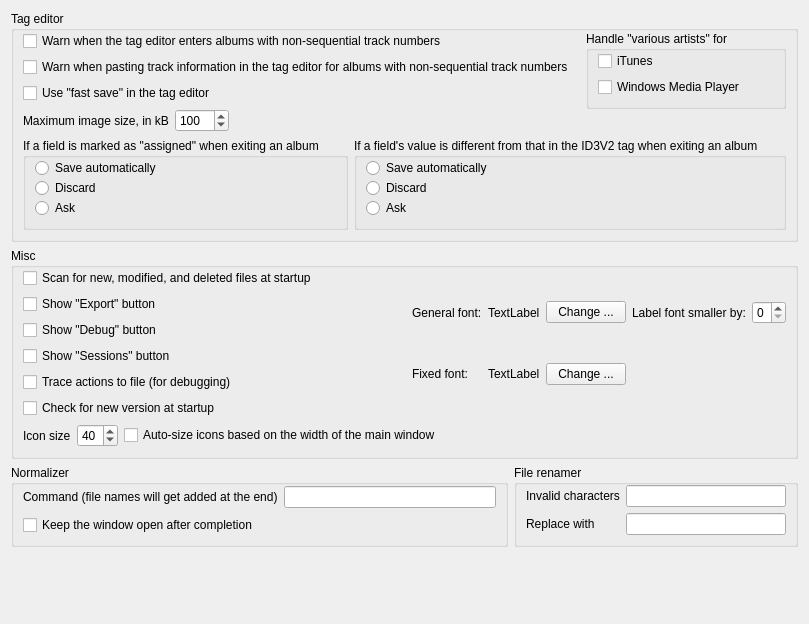
     <widget class="QWidget" name="m_pOthersW" >
      <attribute name="title" >
       <string>Others</string>
      </attribute>
      <layout class="QVBoxLayout" >
       <item>
        <widget class="QGroupBox" name="groupBox_9" >
         <property name="title" >
          <string>Tag editor</string>
         </property>
         <layout class="QVBoxLayout" >
          <property name="topMargin" >
           <number>0</number>
          </property>
          <item>
           <widget class="QWidget" native="1" name="widget_27" >
            <layout class="QHBoxLayout" >
             <property name="leftMargin" >
              <number>0</number>
             </property>
             <property name="topMargin" >
              <number>0</number>
             </property>
             <property name="rightMargin" >
              <number>0</number>
             </property>
             <property name="bottomMargin" >
              <number>0</number>
             </property>
             <item>
              <widget class="QWidget" native="1" name="widget_26" >
               <layout class="QVBoxLayout" >
                <property name="leftMargin" >
                 <number>0</number>
                </property>
                <property name="topMargin" >
                 <number>0</number>
                </property>
                <property name="rightMargin" >
                 <number>0</number>
                </property>
                <property name="bottomMargin" >
                 <number>0</number>
                </property>
                <item>
                 <widget class="QCheckBox" name="m_pWarnOnNonSeqTracksCkB" >
                  <property name="text" >
                   <string>Warn when the tag editor enters albums with non-sequential track numbers</string>
                  </property>
                 </widget>
                </item>
                <item>
                 <widget class="QCheckBox" name="m_pWarnOnPasteToNonSeqTracksCkB" >
                  <property name="text" >
                   <string>Warn when pasting track information in the tag editor for albums with non-sequential track numbers</string>
                  </property>
                 </widget>
                </item>
                <item>
                 <widget class="QCheckBox" name="m_pFastSaveCkB" >
                  <property name="text" >
                   <string>Use "fast save" in the tag editor</string>
                  </property>
                 </widget>
                </item>
                <item>
                 <widget class="QWidget" native="1" name="widget_14" >
                  <layout class="QHBoxLayout" >
                   <property name="leftMargin" >
                    <number>0</number>
                   </property>
                   <property name="topMargin" >
                    <number>0</number>
                   </property>
                   <property name="rightMargin" >
                    <number>0</number>
                   </property>
                   <property name="bottomMargin" >
                    <number>0</number>
                   </property>
                   <item>
                    <widget class="QLabel" name="label_77" >
                     <property name="text" >
                      <string>Maximum image size, in kB</string>
                     </property>
                    </widget>
                   </item>
                   <item>
                    <widget class="QSpinBox" name="m_pMaxImgSizeSB" >
                     <property name="toolTip" >
                      <string>If an image size is above this value, it will be recompressed before storing it inside MP3 files</string>
                     </property>
                     <property name="minimum" >
                      <number>5</number>
                     </property>
                     <property name="maximum" >
                      <number>1000</number>
                     </property>
                     <property name="value" >
                      <number>100</number>
                     </property>
                    </widget>
                   </item>
                   <item>
                    <spacer>
                     <property name="orientation" >
                      <enum>Qt::Horizontal</enum>
                     </property>
                     <property name="sizeHint" >
                      <size>
                       <width>40</width>
                       <height>20</height>
                      </size>
                     </property>
                    </spacer>
                   </item>
                  </layout>
                 </widget>
                </item>
               </layout>
              </widget>
             </item>
             <item>
              <layout class="QVBoxLayout" >
               <property name="spacing" >
                <number>0</number>
               </property>
               <item>
                <widget class="QGroupBox" name="m_pVarArtistsGrp" >
                 <property name="minimumSize" >
                  <size>
                   <width>200</width>
                   <height>70</height>
                  </size>
                 </property>
                 <property name="title" >
                  <string>Handle "various artists" for</string>
                 </property>
                 <layout class="QHBoxLayout" >
                  <property name="topMargin" >
                   <number>0</number>
                  </property>
                  <property name="rightMargin" >
                   <number>0</number>
                  </property>
                  <item>
                   <layout class="QVBoxLayout" >
                    <item>
                     <widget class="QCheckBox" name="m_pItunesCkB" >
                      <property name="text" >
                       <string>iTunes</string>
                      </property>
                     </widget>
                    </item>
                    <item>
                     <widget class="QCheckBox" name="m_pWmpCkB" >
                      <property name="text" >
                       <string>Windows Media Player</string>
                      </property>
                     </widget>
                    </item>
                   </layout>
                  </item>
                  <item>
                   <spacer>
                    <property name="orientation" >
                     <enum>Qt::Horizontal</enum>
                    </property>
                    <property name="sizeType" >
                     <enum>QSizePolicy::Minimum</enum>
                    </property>
                    <property name="sizeHint" >
                     <size>
                      <width>30</width>
                      <height>20</height>
                     </size>
                    </property>
                   </spacer>
                  </item>
                 </layout>
                </widget>
               </item>
               <item>
                <spacer>
                 <property name="orientation" >
                  <enum>Qt::Vertical</enum>
                 </property>
                 <property name="sizeHint" >
                  <size>
                   <width>20</width>
                   <height>2</height>
                  </size>
                 </property>
                </spacer>
               </item>
              </layout>
             </item>
            </layout>
           </widget>
          </item>
          <item>
           <widget class="QWidget" native="1" name="widget_22" >
            <layout class="QHBoxLayout" >
             <property name="leftMargin" >
              <number>0</number>
             </property>
             <property name="topMargin" >
              <number>0</number>
             </property>
             <property name="rightMargin" >
              <number>0</number>
             </property>
             <property name="bottomMargin" >
              <number>0</number>
             </property>
             <item>
              <widget class="QGroupBox" name="groupBox_21" >
               <property name="title" >
                <string>If a field is marked as "assigned" when exiting an album</string>
               </property>
               <layout class="QVBoxLayout" >
                <property name="spacing" >
                 <number>0</number>
                </property>
                <property name="topMargin" >
                 <number>0</number>
                </property>
                <item>
                 <widget class="QRadioButton" name="m_pAssgnSaveRB" >
                  <property name="text" >
                   <string>Save automatically</string>
                  </property>
                 </widget>
                </item>
                <item>
                 <widget class="QRadioButton" name="m_pAssgnDiscardRB" >
                  <property name="text" >
                   <string>Discard</string>
                  </property>
                 </widget>
                </item>
                <item>
                 <widget class="QRadioButton" name="m_pAssgnAskRB" >
                  <property name="text" >
                   <string>Ask</string>
                  </property>
                 </widget>
                </item>
               </layout>
              </widget>
             </item>
             <item>
              <widget class="QGroupBox" name="groupBox_22" >
               <property name="title" >
                <string>If a field's value is different from that in the ID3V2 tag when exiting an album</string>
               </property>
               <layout class="QVBoxLayout" >
                <property name="spacing" >
                 <number>0</number>
                </property>
                <property name="topMargin" >
                 <number>0</number>
                </property>
                <item>
                 <widget class="QRadioButton" name="m_pNonId3v2SaveRB" >
                  <property name="text" >
                   <string>Save automatically</string>
                  </property>
                 </widget>
                </item>
                <item>
                 <widget class="QRadioButton" name="m_pNonId3v2DiscardRB" >
                  <property name="text" >
                   <string>Discard</string>
                  </property>
                 </widget>
                </item>
                <item>
                 <widget class="QRadioButton" name="m_pNonId3v2AskRB" >
                  <property name="text" >
                   <string>Ask</string>
                  </property>
                 </widget>
                </item>
               </layout>
              </widget>
             </item>
            </layout>
           </widget>
          </item>
         </layout>
        </widget>
       </item>
       <item>
        <widget class="QGroupBox" name="m_pOthersMiscGrp" >
         <property name="title" >
          <string>Misc</string>
         </property>
         <layout class="QVBoxLayout" >
          <property name="topMargin" >
           <number>0</number>
          </property>
          <item>
           <layout class="QHBoxLayout" >
            <item>
             <widget class="QWidget" native="1" name="widget_13" >
              <property name="sizePolicy" >
               <sizepolicy vsizetype="Preferred" hsizetype="Expanding" >
                <horstretch>0</horstretch>
                <verstretch>0</verstretch>
               </sizepolicy>
              </property>
              <layout class="QVBoxLayout" >
               <property name="leftMargin" >
                <number>0</number>
               </property>
               <property name="topMargin" >
                <number>0</number>
               </property>
               <property name="rightMargin" >
                <number>10</number>
               </property>
               <property name="bottomMargin" >
                <number>0</number>
               </property>
               <item>
                <widget class="QCheckBox" name="m_pScanAtStartupCkB" >
                 <property name="text" >
                  <string>Scan for new, modified, and deleted files at startup</string>
                 </property>
                </widget>
               </item>
               <item>
                <widget class="QCheckBox" name="m_pShowExportCkB" >
                 <property name="text" >
                  <string>Show "Export" button</string>
                 </property>
                </widget>
               </item>
               <item>
                <widget class="QCheckBox" name="m_pShowDebugCkB" >
                 <property name="text" >
                  <string>Show "Debug" button</string>
                 </property>
                </widget>
               </item>
               <item>
                <widget class="QCheckBox" name="m_pShowSessCkB" >
                 <property name="text" >
                  <string>Show "Sessions" button</string>
                 </property>
                </widget>
               </item>
               <item>
                <widget class="QCheckBox" name="m_pTraceToFileCkB" >
                 <property name="text" >
                  <string>Trace actions to file (for debugging)</string>
                 </property>
                </widget>
               </item>
               <item>
                <widget class="QCheckBox" name="m_pCheckForUpdatesCkB" >
                 <property name="text" >
                  <string>Check for new version at startup</string>
                 </property>
                </widget>
               </item>
              </layout>
             </widget>
            </item>
            <item>
             <widget class="QWidget" native="1" name="m_pFontsW" >
              <layout class="QGridLayout" >
               <property name="leftMargin" >
                <number>0</number>
               </property>
               <property name="topMargin" >
                <number>0</number>
               </property>
               <property name="rightMargin" >
                <number>0</number>
               </property>
               <property name="bottomMargin" >
                <number>0</number>
               </property>
               <item row="0" column="0" >
                <widget class="QLabel" name="label_14" >
                 <property name="text" >
                  <string>General font:</string>
                 </property>
                </widget>
               </item>
               <item row="0" column="1" >
                <widget class="QLabel" name="m_pGeneralFontL" >
                 <property name="sizePolicy" >
                  <sizepolicy vsizetype="Preferred" hsizetype="Minimum" >
                   <horstretch>0</horstretch>
                   <verstretch>0</verstretch>
                  </sizepolicy>
                 </property>
                 <property name="text" >
                  <string>TextLabel</string>
                 </property>
                </widget>
               </item>
               <item row="0" column="2" >
                <widget class="QPushButton" name="m_pChangeGenFontB" >
                 <property name="text" >
                  <string>Change ...</string>
                 </property>
                </widget>
               </item>
               <item row="0" column="3" >
                <widget class="QLabel" name="label_18" >
                 <property name="text" >
                  <string>Label font smaller by:</string>
                 </property>
                </widget>
               </item>
               <item row="0" column="4" >
                <widget class="QSpinBox" name="m_pDecrLabelFontSB" >
                 <property name="maximum" >
                  <number>5</number>
                 </property>
                </widget>
               </item>
               <item row="1" column="0" >
                <widget class="QLabel" name="label_15" >
                 <property name="text" >
                  <string>Fixed font:</string>
                 </property>
                </widget>
               </item>
               <item row="1" column="1" >
                <widget class="QLabel" name="m_pFixedFontL" >
                 <property name="sizePolicy" >
                  <sizepolicy vsizetype="Preferred" hsizetype="Minimum" >
                   <horstretch>0</horstretch>
                   <verstretch>0</verstretch>
                  </sizepolicy>
                 </property>
                 <property name="text" >
                  <string>TextLabel</string>
                 </property>
                </widget>
               </item>
               <item row="1" column="2" >
                <widget class="QPushButton" name="m_pChangeFixedFontB" >
                 <property name="text" >
                  <string>Change ...</string>
                 </property>
                </widget>
               </item>
              </layout>
             </widget>
            </item>
           </layout>
          </item>
          <item>
           <widget class="QWidget" native="1" name="m_pIconConfW" >
            <layout class="QHBoxLayout" >
             <property name="leftMargin" >
              <number>0</number>
             </property>
             <property name="topMargin" >
              <number>0</number>
             </property>
             <property name="rightMargin" >
              <number>0</number>
             </property>
             <property name="bottomMargin" >
              <number>0</number>
             </property>
             <item>
              <widget class="QLabel" name="label_17" >
               <property name="text" >
                <string>Icon size</string>
               </property>
              </widget>
             </item>
             <item>
              <widget class="QSpinBox" name="m_pIconSizeSB" >
               <property name="minimum" >
                <number>20</number>
               </property>
               <property name="maximum" >
                <number>64</number>
               </property>
               <property name="value" >
                <number>40</number>
               </property>
              </widget>
             </item>
             <item>
              <widget class="QCheckBox" name="m_pAutoSizeIconsCkB" >
               <property name="text" >
                <string>Auto-size icons based on the width of the main window</string>
               </property>
              </widget>
             </item>
             <item>
              <spacer>
               <property name="orientation" >
                <enum>Qt::Horizontal</enum>
               </property>
               <property name="sizeHint" >
                <size>
                 <width>40</width>
                 <height>20</height>
                </size>
               </property>
              </spacer>
             </item>
            </layout>
           </widget>
          </item>
         </layout>
        </widget>
       </item>
       <item>
        <widget class="QWidget" native="1" name="widget_23" >
         <layout class="QHBoxLayout" >
          <property name="leftMargin" >
           <number>0</number>
          </property>
          <property name="topMargin" >
           <number>0</number>
          </property>
          <property name="rightMargin" >
           <number>0</number>
          </property>
          <property name="bottomMargin" >
           <number>0</number>
          </property>
          <item>
           <widget class="QGroupBox" name="m_pNormalizeGrp" >
            <property name="sizePolicy" >
             <sizepolicy vsizetype="Preferred" hsizetype="Preferred" >
              <horstretch>7</horstretch>
              <verstretch>0</verstretch>
             </sizepolicy>
            </property>
            <property name="title" >
             <string>Normalizer</string>
            </property>
            <layout class="QVBoxLayout" >
             <property name="topMargin" >
              <number>0</number>
             </property>
             <item>
              <widget class="QWidget" native="1" name="widget_20" >
               <layout class="QHBoxLayout" >
                <property name="leftMargin" >
                 <number>0</number>
                </property>
                <property name="topMargin" >
                 <number>0</number>
                </property>
                <property name="rightMargin" >
                 <number>0</number>
                </property>
                <property name="bottomMargin" >
                 <number>0</number>
                </property>
                <item>
                 <widget class="QLabel" name="label_16" >
                  <property name="text" >
                   <string>Command (file names will get added at the end)</string>
                  </property>
                 </widget>
                </item>
                <item>
                 <widget class="QLineEdit" name="m_pNormalizerE" />
                </item>
               </layout>
              </widget>
             </item>
             <item>
              <widget class="QCheckBox" name="m_pKeepNormOpenCkB" >
               <property name="text" >
                <string>Keep the window open after completion</string>
               </property>
              </widget>
             </item>
            </layout>
           </widget>
          </item>
          <item>
           <widget class="QGroupBox" name="m_pRenamerGrp" >
            <property name="sizePolicy" >
             <sizepolicy vsizetype="Preferred" hsizetype="Preferred" >
              <horstretch>4</horstretch>
              <verstretch>0</verstretch>
             </sizepolicy>
            </property>
            <property name="title" >
             <string>File renamer</string>
            </property>
            <layout class="QGridLayout" >
             <property name="topMargin" >
              <number>0</number>
             </property>
             <item row="0" column="0" >
              <widget class="QLabel" name="label_33" >
               <property name="text" >
                <string>Invalid characters</string>
               </property>
              </widget>
             </item>
             <item row="0" column="1" >
              <widget class="QLineEdit" name="m_pInvalidCharsE" />
             </item>
             <item row="1" column="0" >
              <widget class="QLabel" name="label_34" >
               <property name="text" >
                <string>Replace with</string>
               </property>
              </widget>
             </item>
             <item row="1" column="1" >
              <widget class="QLineEdit" name="m_pInvalidReplacementE" />
             </item>
            </layout>
           </widget>
          </item>
         </layout>
        </widget>
       </item>
       <item>
        <spacer>
         <property name="orientation" >
          <enum>Qt::Vertical</enum>
         </property>
         <property name="sizeHint" >
          <size>
           <width>161</width>
           <height>66</height>
          </size>
         </property>
        </spacer>
       </item>
      </layout>
     </widget>
